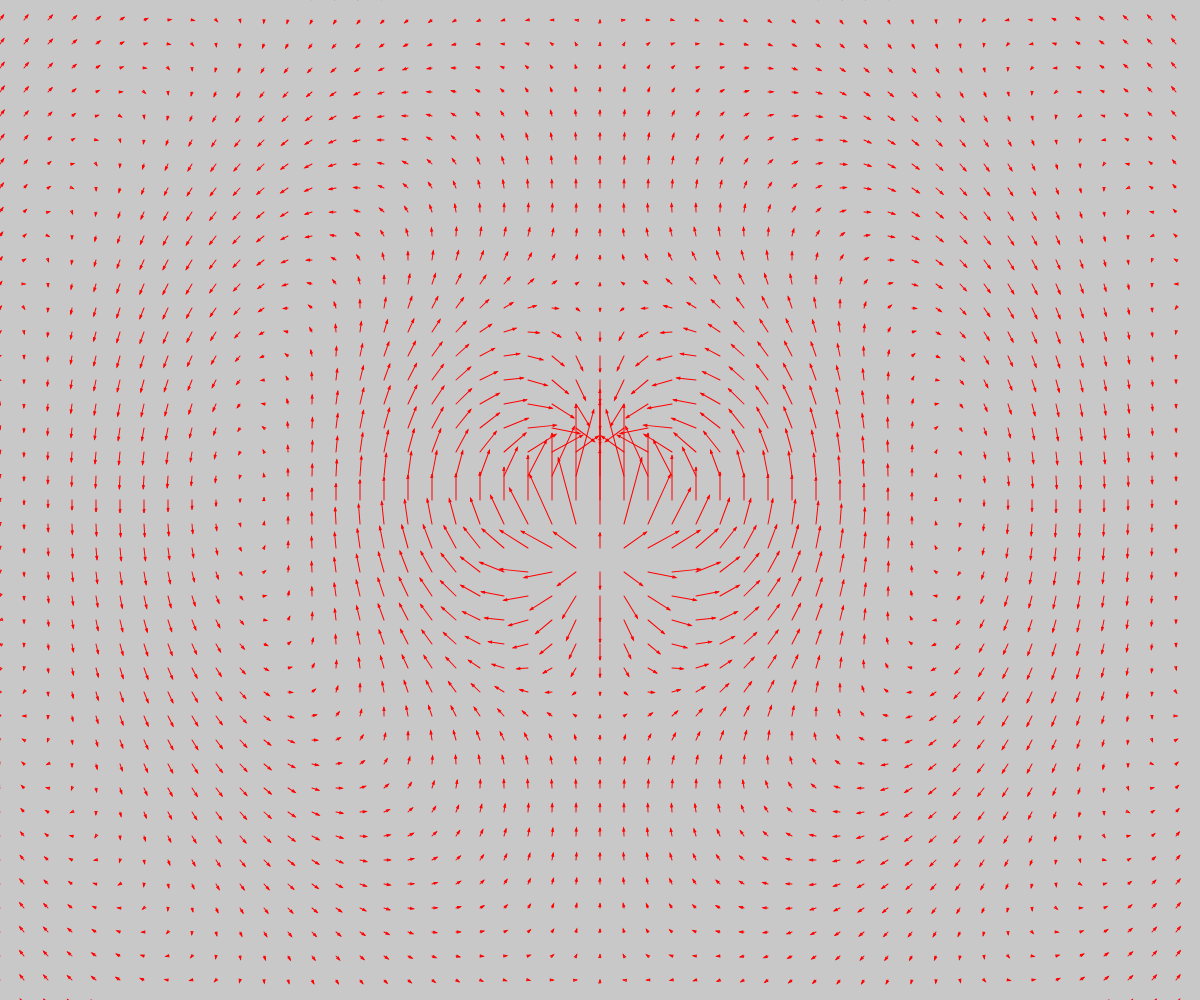
Frame 1 (no input)
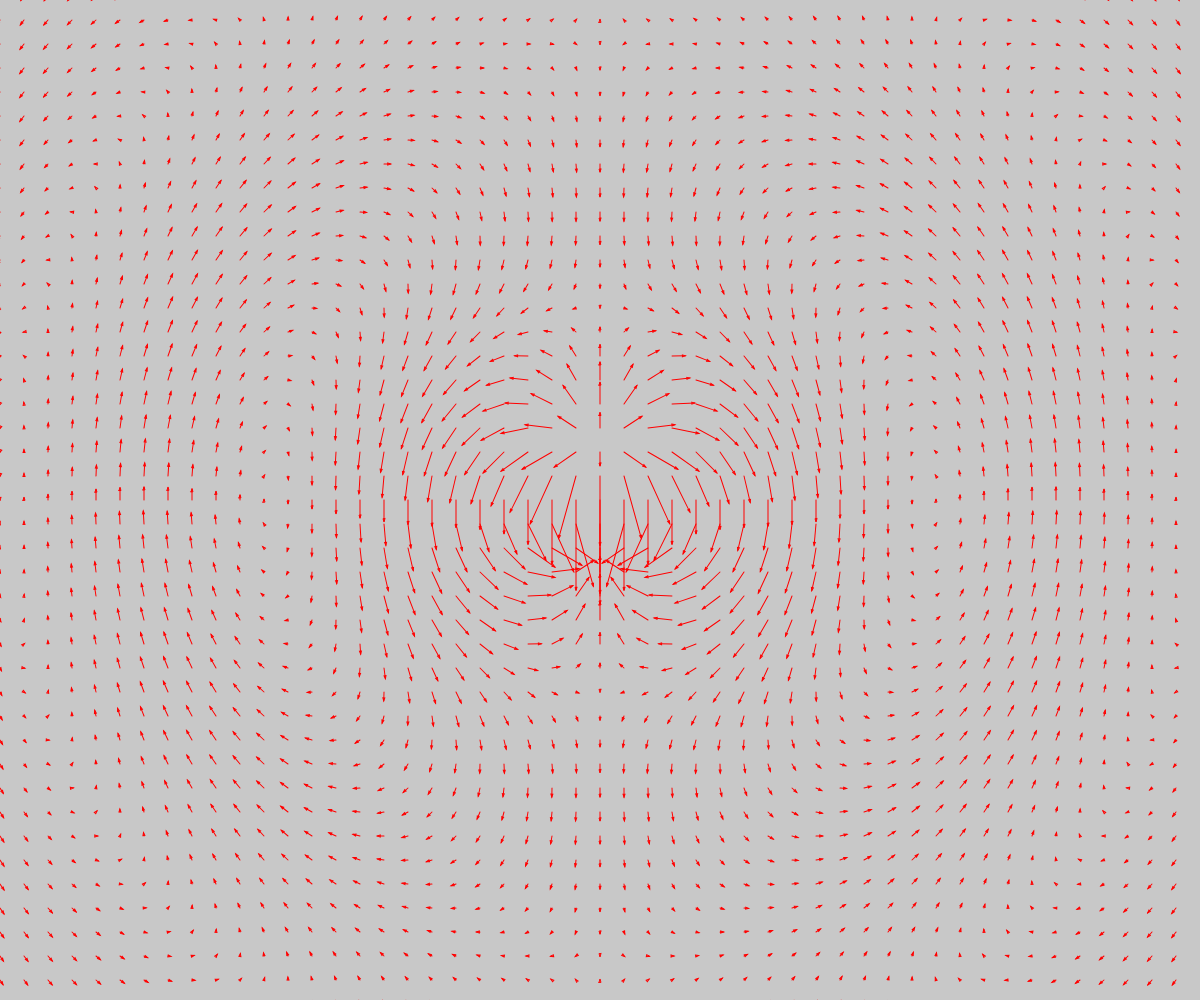
Frame 60 (no input)
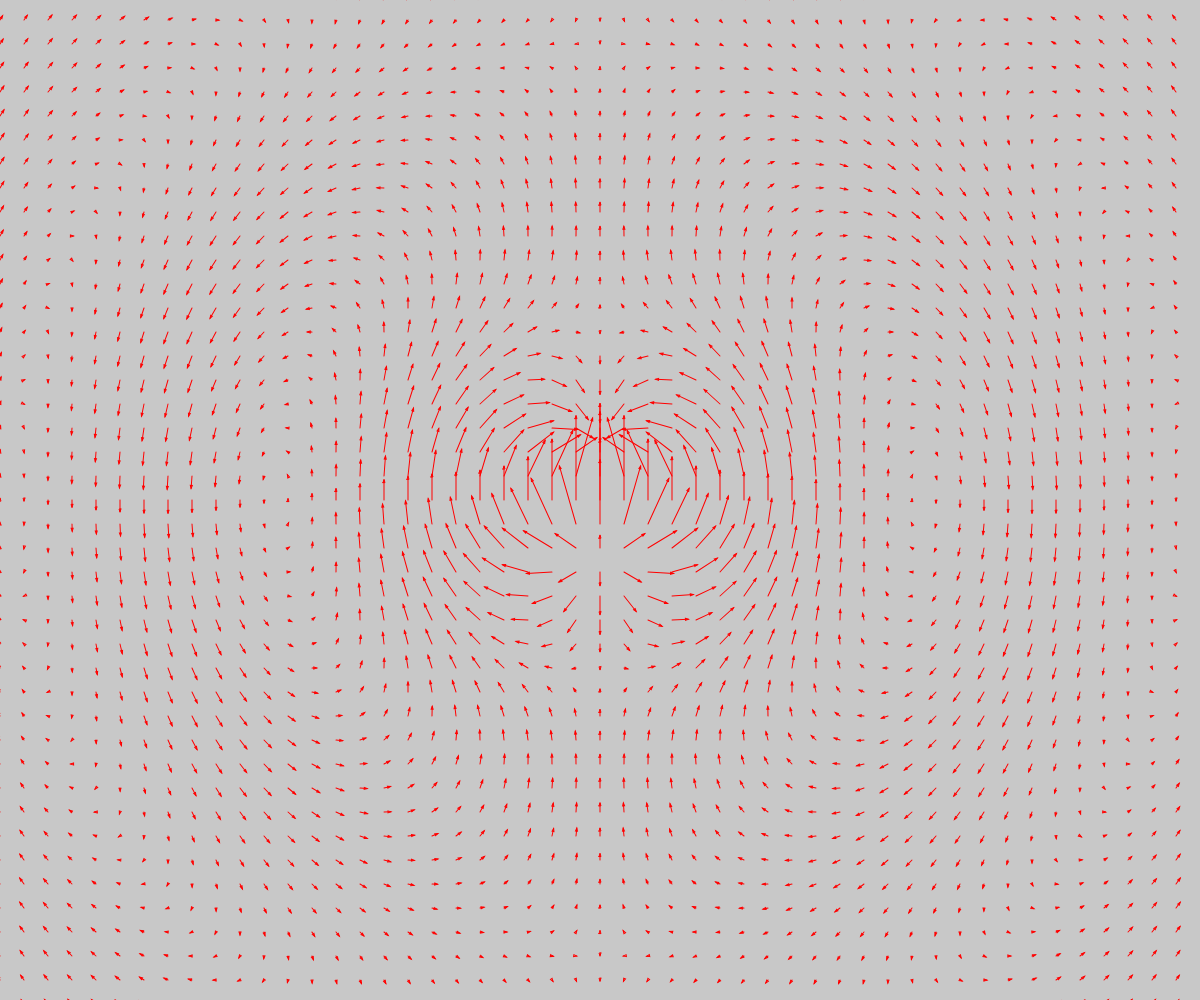
Frame 120 (the mouse pressed at the canvas centre since frame 60)

The p5.js sketch that drew these frames (run headless with seeded random() and noise() and a simulated clock; from frame 60 on, the mouse is pressed at the canvas centre):

// p5.js sketch
// ── sketch.js
let scale;
let t = 0;
let xext = 15;
let Ex, Ey;

function setup() {
  createCanvas(windowWidth, windowHeight);
  strokeWeight(1);
  scale = width / xext;
}

function draw() {
  if (width != windowWidth || height != windowHeight) {
    setup();
  }
  background(200);
  translate(width / 2, height / 2);
  vectors();
  //fieldline(t%(xext/2)-1, 0);
  t += 0.05;
}

function fieldline(x, y) {
  let xalt, yalt;
  for (let k = 0; k < 2000; k++) {
    xalt = x;
    yalt = y;
    setEfeld(x, y);
    let E=sqrt(Ex*Ex+Ey*Ey)*100;
    x += Ex/E;
    y += Ey/E;
    stroke(0, 0, 255);
    line(xalt*scale, yalt*scale, x*scale, y*scale);
  }
}

function vectors() {
  for (let i = 0; i < 50; i++) {
    for (let j = 0; j < 50; j++) {
      let x = i * xext / 50 - xext / 2;
      let y = j * xext / 50 - xext / 2;
      setEfeld(x, y);
      let arrow = new Arrow(x * scale, y * scale, Ex * scale, Ey * scale);
      arrow.show(color(255, 0, 0));
    }
  }
}

function setEfeld(x, y) {
  let xx = x * x;
  let yy = y * y;
  let rr = xx + yy+1;
  let r = sqrt(rr);
  Ex = -x * y / rr * cos(r - t) / r +
    3 * x * y / rr * (cos(r - t) / (rr * r) + sin(r - t) / rr);
  Ey = xx / rr * cos(r - t) / r +
    (3 * yy / rr - 1) * (cos(r - t) / (rr * r) + sin(r - t) / rr);

}

class Arrow {
  constructor(tx, ty, x, y) {
    this.tx = tx;
    this.ty = ty;
    this.x = x;
    this.y = y;
    this.r = 1;
    this.alpha = 0;
    this.update();
  }

  update() {
    this.r = sqrt(this.x * this.x + this.y * this.y);
    if (this.r != 0) {
      if (this.y > 0) {
        this.alpha = acos(this.x / this.r);
      } else {
        this.alpha = TWO_PI - acos(this.x / this.r);
      }
    }
  }
  add(v) {
    this.x += v.x;
    this.y += v.y;
    this.update();
  }
  show(c) {
    stroke(c);
    noFill();
    push();
    translate(this.tx, this.ty);
    rotate(this.alpha);
    line(0, 0, this.r, 0);
    translate(this.r, 0);
    beginShape();
    vertex(-3, -1);
    vertex(0, 0);
    vertex(-3, 1);
    endShape(CLOSE);
    pop();
  }
}
